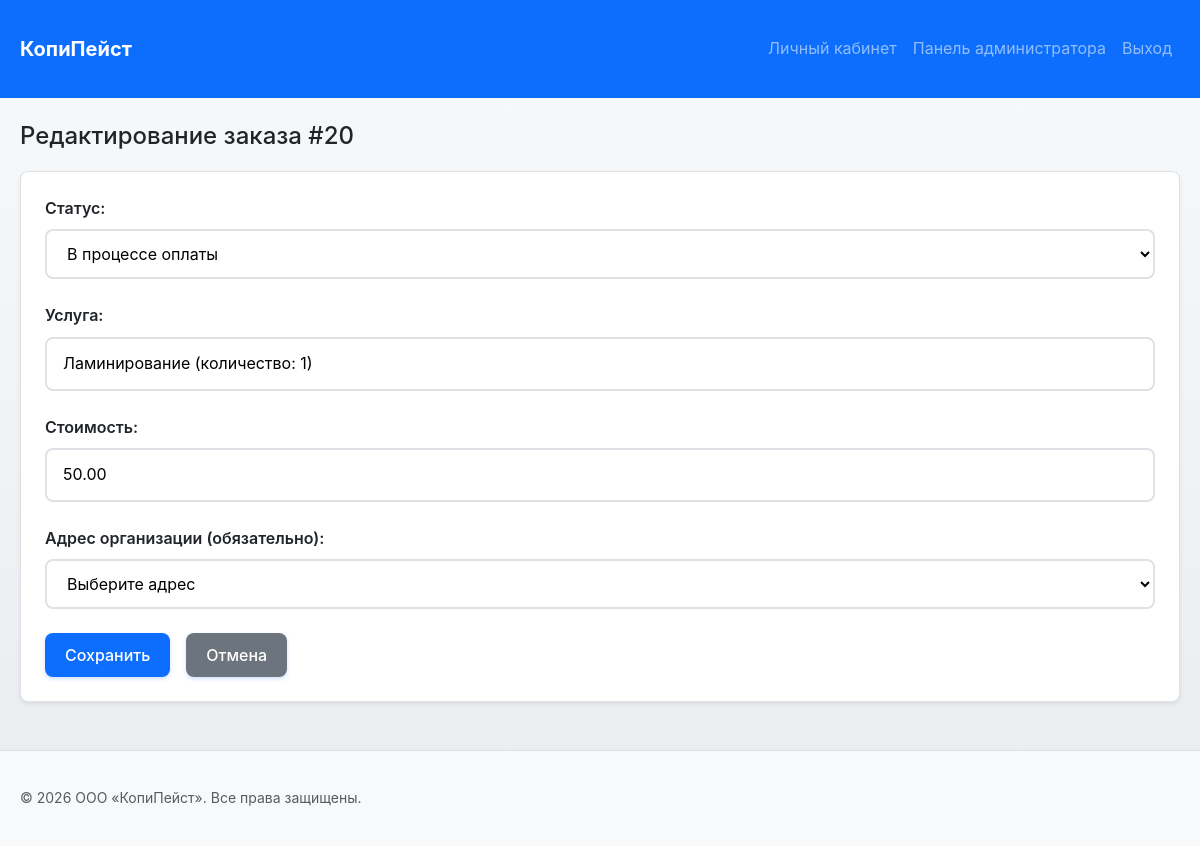
Screenshot of /admin/edit_order.php?id=20 (signed in) with the database file from the repository.
### tables this page shows
CREATE TABLE `order_` (
  `order_id` int NOT NULL,
  `service_list` text NOT NULL,
  `price` decimal(10,2) NOT NULL,
  `status_id` int NOT NULL,
  `user_id` int NOT NULL,
  `executor_id` int DEFAULT NULL,
  `created_date` timestamp NULL DEFAULT CURRENT_TIMESTAMP
);

CREATE TABLE `status` (
  `status_id` int NOT NULL,
  `status_name` varchar(50) NOT NULL
);

### admin/edit_order.php (the view, shortened to what this page needs)
<?php
require_once __DIR__ . '/../function/connect.php';
$orderId = $_GET['id'] ?? null;
$stmt = $pdo->prepare("SELECT * FROM order_ WHERE order_id = ?");
$stmt->execute([$orderId]);
$order = $stmt->fetch();
$statuses = $pdo->query("SELECT * FROM status ORDER BY status_id")->fetchAll();
require_once __DIR__ . '/../function/layout_start.php';
?>
        <h2>Редактирование заказа #<?= $orderId ?></h2>
        <form method="POST" class="edit-form">
            <div class="form-group">
                <label for="status_id">Статус:</label>
                <select name="status_id" id="status_id" required>
                    <?php foreach($statuses as $status): ?>
                        <option value="<?= $status['status_id'] ?>" <?= $order['status_id'] == $status['status_id'] ? 'selected' : '' ?>>
                            <?= htmlspecialchars($status['status_name']) ?>
                        </option>
                    <?php endforeach; ?>
                </select>
            </div>
            <div class="form-group">
                <label for="service_list">Услуга:</label>
                <input type="text" name="service_list" id="service_list" value="<?= htmlspecialchars($order['service_list']) ?>" required>
            </div>
            <div class="form-group">
                <label for="price">Стоимость:</label>
                <input type="number" name="price" id="price" step="0.01" value="<?= $order['price'] ?>" required>
            </div>
            <div class="form-group">
                <label for="address_id">Адрес организации (обязательно):</label>
                <select name="address_id" id="address_id" required>
                    <option value="">Выберите адрес</option>
                </select>
            </div>
            <div class="form-actions">
                <button type="submit" class="btn btn-primary">Сохранить</button>
                <a href="order_detail.php?id=<?= $orderId ?>" class="btn btn-secondary">Отмена</a>
            </div>
        </form>
<?php require_once __DIR__ . '/../function/layout_end.php'; ?>

### css/style.css (style rules this page uses)
:root { --cp-primary: #0d6efd; --cp-primary-hover: #0b5ed7; --cp-primary-light: #cfe2ff; --cp-secondary: #6c757d; --cp-success: #198754; --cp-danger: #dc3545; --cp-warning: #ffc107; --cp-info: #0dcaf0; --cp-light: #f8f9fa; --cp-dark: #212529; --cp-gradient-primary: linear-gradient(135deg, #667eea 0%, #764ba2 100%); --cp-gradient-success: linear-gradient(135deg, #81FBB8 0%, #28C76F 100%); --cp-border: #dee2e6; --cp-border-light: #e9ecef; --cp-radius: 0.5rem; --cp-radius-sm: 0.25rem; --cp-radius-lg: 0.75rem; --cp-shadow: 0 0.125rem 0.25rem rgba(0, 0, 0, 0.075); --cp-shadow-md: 0 0.25rem 0.5rem rgba(0, 0, 0, 0.1); --cp-shadow-lg: 0 0.5rem 1rem rgba(0, 0, 0, 0.15); --cp-shadow-hover: 0 0.75rem 1.5rem rgba(0, 0, 0, 0.2); --cp-transition: all 0.3s cubic-bezier(0.4, 0, 0.2, 1); --cp-transition-fast: all 0.15s ease-in-out; --cp-font-sans: -apple-system, BlinkMacSystemFont, 'Segoe UI', Roboto, 'Helvetica Neue', Arial, sans-serif; --cp-font-mono: 'Monaco', 'Courier New', monospace; }
* { margin: 0; padding: 0; box-sizing: border-box; }
body, .site-body { font-family: var(--cp-font-sans); line-height: 1.6; color: var(--cp-dark); background: linear-gradient(to bottom, #f8f9fa 0%, #e9ecef 100%); min-height: 100vh; }
.site-main h2 { margin-bottom: 1.25rem; font-size: 1.5rem; color: var(--cp-dark); }
.btn { display: inline-flex; align-items: center; justify-content: center; gap: 0.5rem; padding: 0.625rem 1.25rem; background-color: var(--cp-primary); color: #fff; text-decoration: none; border: none; border-radius: var(--cp-radius); cursor: pointer; font-size: 1rem; font-weight: 500; transition: var(--cp-transition-fast); box-shadow: 0 2px 4px rgba(13, 110, 253, 0.2); position: relative; overflow: hidden; }
.btn::before { content: ''; position: absolute; top: 50%; left: 50%; width: 0; height: 0; border-radius: 50%; background: rgba(255, 255, 255, 0.3); transform: translate(-50%, -50%); transition: width 0.6s, height 0.6s; }
.btn-primary { background-color: var(--cp-primary); }
.btn-secondary { background-color: var(--cp-secondary); }
form { background: #fff; padding: 1.5rem; border-radius: var(--cp-radius); box-shadow: var(--cp-shadow); margin-bottom: 1.5rem; border: 1px solid var(--cp-border); }
.form-group { margin-bottom: 1.5rem; }
.form-group label { display: block; margin-bottom: 0.5rem; font-weight: 600; }
.form-group input, .form-group select, .form-group textarea { width: 100%; padding: 0.75rem 1rem; border: 2px solid var(--cp-border); border-radius: var(--cp-radius); font-size: 1rem; transition: var(--cp-transition-fast); background-color: #fff; }
.form-actions { display: flex; gap: 1rem; margin-top: 1.5rem; }

### rows the page displays
order_: status_id "В процессе оплаты", service_list "Ламинирование (количество: 1)", price "50.00"

### other values shown
$orderId "20"
